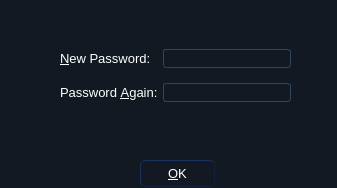
<?xml version="1.0" encoding="UTF-8"?>
<ui version="4.0">
 <class>ResetPasswordDialog</class>
 <widget class="QDialog" name="ResetPasswordDialog">
  <property name="geometry">
   <rect>
    <x>0</x>
    <y>0</y>
    <width>337</width>
    <height>188</height>
   </rect>
  </property>
  <property name="windowTitle">
   <string>New Password</string>
  </property>
  <property name="styleSheet">
   <string notr="true">    *{  
      font-size:13px;  
      color:white;  
      font-family:&quot;宋体&quot;;  
    }  
    CallWidget QLineEdit#telEdt  
    {  
      font-size:24px;  
    }  
    QMainWindow,QDialog{  
         background: qlineargradient(x1: 0, y1: 0, x2: 0, y2: 1,  
                                     stop: 0 #1B2534, stop: 0.4 #010101,  
                                     stop: 0.5 #000101, stop: 1.0 #1F2B3C);  
    }  
    QWidget{  
        background:#121922;  
    }  
    QLabel{  
       background:transparent;  
    }  
    DailForm QLineEdit#phoneLineEdt{  
      font-size:36px;  
      font-weight: bold;  
    }  
    QPushButton,QToolButton{  
        background: qlineargradient(x1: 0, y1: 0, x2: 0, y2: 1,  
                                     stop: 0 #5B5F5F, stop: 0.5 #0C2436,  
                                     stop: 1.0 #27405A);  
        border-style: outset;  
        border-width: 1px;  
        border-radius: 5px;  
        border-color: #11223F;  
        padding: 1px;  
    }  
    QPushButton::hover,QToolButton::hover{  
        background: qlineargradient(x1: 0, y1: 0, x2: 0, y2: 1,  
                                     stop: 0 #758385, stop: 0.5 #122C39,  
                                     stop: 1.0 #0E7788);  
        border-color: #11505C;  
    }  
    QPushButton::pressed,QToolButton::pressed{  
        background: qlineargradient(x1: 0, y1: 0, x2: 0, y2: 1,  
                                     stop: 0 #969B9C, stop: 0.5 #16354B,  
                                     stop: 1.0 #244F76);  
        border-color: #11505C;  
    }  
    QPushButton::disabled,QToolButton::disabled{  
        background: qlineargradient(x1: 0, y1: 0, x2: 0, y2: 1,  
                                     stop: 0 #282B2C, stop: 0.5 #09121A,  
                                     stop: 1.0 #111D29);  
        border-color: #0A1320;  
        color:#6A6864;  
    }  
    QDialog QPushButton,QDialog QToolButton{  
      min-width:30px;  
      min-height:23px;  
    }  
    QToolButton[objectName=&quot;minimizeToolBtn&quot;] {  
        background: transparent;  
        border:none;  
        image:url(qss/minimize.png)  
    }  
    QToolButton[objectName=&quot;minimizeToolBtn&quot;]:hover,QToolButton[objectName=&quot;minimizeToolBtn&quot;]:pressed {  
        image:url(qss/minimize_hover.png)  
    }  
    QToolButton[objectName=&quot;maximizeToolBtn&quot;] {  
        background: transparent;  
        border:none;  
        image:url(qss/maximize.png)  
    }  
    QToolButton[objectName=&quot;maximizeToolBtn&quot;]:hover,QToolButton[objectName=&quot;maximizeToolBtn&quot;]:pressed {  
        image:url(qss/maximize_hover.png)  
    }  
    QToolButton[objectName=&quot;closeToolBtn&quot;],QToolButton[objectName=&quot;customCloseWindow&quot;] {  
        background: transparent;  
        border:none;  
        image:url(qss/close.png)  
    }  
    QToolButton[objectName=&quot;closeToolBtn&quot;]:hover,QToolButton[objectName=&quot;closeToolBtn&quot;]:pressed{  
        image:url(qss/close_hover.png)  
    }  
    QToolButton[objectName=&quot;customCloseWindow&quot;]:hover,QToolButton[objectName=&quot;customCloseWindow&quot;]:pressed{  
        image:url(qss/close_hover.png)  
    }  
    QToolButton[objectName=&quot;titleSetUpToolBtn&quot;]{  
        background: transparent;  
        border:none;  
        image:url(qss/setup.png)  
    }  
    DailForm QToolButton#oneToolBtn,QToolButton#OneToolBtn,QToolButton#twoToolBtn,QToolButton#threeToolBtn,  
             QToolButton#fourToolBtn,QToolButton#fiveToolBtn,QToolButton#sixToolBtn,  
             QToolButton#sevenToolBtn,QToolButton#eightToolBtn,QToolButton#nineToolBtn,  
             QToolButton#starToolBtn,QToolButton#zeroToolBtn,QToolButton#sharpToolBtn {  
        font-size:36px;  
        border-radius: 10px;  
    }  
    DailForm QToolButton#delToolBtn{  
        border-radius: 10px;  
    }  
    QFrame{  
        border-color:#32435E;  
        border-width:1px;  
        border-radius: 3px;  
    }  
    QLineEdit,QTextEdit {  
        border: 1px solid #32435E;  
        border-radius: 3px;  
        /* padding: 0 8px; */  
        background: qlineargradient(x1: 0, y1: 0, x2: 0, y2: 1,  
                                     stop: 0 #080B10,  
                                     stop: 1.0 #212C3F);  
        selection-background-color: #0A246A;  
    }  
    QLineEdit::hover{  
      border-color:#5D8B9E;  
    }  
    QLineEdit[echoMode=&quot;3&quot;] {  
         lineedit-password-character: 9679;  
    }  
    #QLineEdit:read-only {  
         background: #543F7C;  
    }  
    QTabWidget::pane { /* The tab widget frame */  
         border: 0px solid #32435E;  
         position: absolute;  
         left: -0.1em;  
    }  
    QTabWidget#MainTabWidget::tab-bar {  
         left: -3px; /* move to the right by 5px */  
    }  
    QTabWidget#MainTabWidget QTabBar::tab {  
         height: 14ex;  
         width: 14ex;  
    }  
    QTabBar::tab {  
         background: qlineargradient(x1: 0, y1: 0, x2: 0, y2: 1,  
                                     stop: 0 #292F31, stop: 1 #0C131E);  
    }  
    QTabBar::tab:selected{  
         background: qlineargradient(x1: 0, y1: 0, x2: 0, y2: 1,  
                                     stop: 0 #113845,  stop: 1.0 #15A8FF);  
    }  
    QTabBar::tab:hover {  
         background: qlineargradient(x1: 0, y1: 0, x2: 0, y2: 1,  
                                     stop: 0 #113845,  stop: 1.0 #0E6F80);  
    }  
    #QTabBar::tab:selected {  
         border-color: #32435E;  
         border-right-color: #32435E; /* same as pane color */  
    }  
    #QTabBar::tab:!selected {  
         margin-left: 2px; /* make non-selected tabs look smaller */  
    }  
    #QTabBar:tab:first:selected {  
        margin-top: 0;  
    }  
    QTabBar:tab:last:selected {  
        margin-right: 0;  
    }  
    QTabBar:tab:only-one {  
         margin: 0;  
    }        
    QComboBox {  
         border: 1px solid #32435E;  
         border-radius: 3px;  
         padding: 1px 18px 1px 3px;  
         min-width: 6em;  
    }  
    QComboBox::hover{  
      border-color:#5D8B9E;  
    }  
    QComboBox:editable {  
         background: qlineargradient(x1: 0, y1: 0, x2: 0, y2: 1,  
                                     stop: 0 #080B10,  
                                     stop: 1.0 #212C3F);  
    }  
    QComboBox:!editable, QComboBox::drop-down:editable {  
          background: qlineargradient(x1: 0, y1: 0, x2: 0, y2: 1,  
                                     stop: 0 #080B10,  
                                     stop: 1.0 #212C3F);  
    }  
    /* QComboBox gets the &quot;on&quot; state when the popup is open */  
    QComboBox:!editable:on, QComboBox::drop-down:editable:on {  
         background: qlineargradient(x1: 0, y1: 0, x2: 0, y2: 1,  
                                     stop: 0 #080B10,  
                                     stop: 1.0 #212C3F);;  
    }  
    QComboBox:on { /* shift the text when the popup opens */  
         padding-top: 3px;  
         padding-left: 4px;  
    }  
    QComboBox::drop-down {  
         subcontrol-origin: padding;  
         subcontrol-position: top right;  
         width: 15px;  
         border-left-width: 1px;  
         border-left-color: 32435E;  
         border-left-style: solid; /* just a single line */  
         border-top-right-radius: 3px; /* same radius as the QComboBox */  
         border-bottom-right-radius: 3px;  
    }  
    QComboBox::down-arrow {  
         image: url(qss/downarrow.png);  
    }  
    QComboBox::down-arrow:on { /* shift the arrow when popup is open */  
         top: 1px;  
         left: 1px;  
    }  
    QComboBox QAbstractItemView {  
         border: 2px solid #32435E;  
         selection-background-color: qlineargradient(x1: 0, y1: 0, x2: 0, y2: 1,  
                                     stop: 0 #506B79,  
                                     stop: 1.0 #0D95A6);  
        background: qlineargradient(x1: 0, y1: 0, x2: 0, y2: 1,  
                                     stop: 0 #1B2534, stop: 0.4 #010101,  
                                     stop: 0.5 #000101, stop: 1.0 #1F2B3C);  
    }  </string>
  </property>
  <widget class="QPushButton" name="pushButton">
   <property name="geometry">
    <rect>
     <x>140</x>
     <y>160</y>
     <width>75</width>
     <height>27</height>
    </rect>
   </property>
   <property name="text">
    <string>&amp;OK</string>
   </property>
  </widget>
  <widget class="QLabel" name="label_3">
   <property name="geometry">
    <rect>
     <x>56</x>
     <y>120</y>
     <width>241</width>
     <height>31</height>
    </rect>
   </property>
   <property name="font">
    <font>
     <family>宋体</family>
     <pointsize>-1</pointsize>
    </font>
   </property>
   <property name="text">
    <string/>
   </property>
   <property name="margin">
    <number>-2</number>
   </property>
  </widget>
  <widget class="QWidget" name="layoutWidget">
   <property name="geometry">
    <rect>
     <x>60</x>
     <y>40</y>
     <width>231</width>
     <height>71</height>
    </rect>
   </property>
   <layout class="QGridLayout" name="gridLayout">
    <item row="0" column="0">
     <widget class="QLabel" name="label">
      <property name="text">
       <string>&amp;New Password:</string>
      </property>
      <property name="buddy">
       <cstring>lineEdit</cstring>
      </property>
     </widget>
    </item>
    <item row="0" column="1">
     <widget class="QLineEdit" name="lineEdit"/>
    </item>
    <item row="1" column="0">
     <widget class="QLabel" name="label_2">
      <property name="text">
       <string>Password &amp;Again:</string>
      </property>
      <property name="buddy">
       <cstring>lineEdit_2</cstring>
      </property>
     </widget>
    </item>
    <item row="1" column="1">
     <widget class="QLineEdit" name="lineEdit_2"/>
    </item>
   </layout>
  </widget>
 </widget>
 <tabstops>
  <tabstop>pushButton</tabstop>
  <tabstop>lineEdit</tabstop>
  <tabstop>lineEdit_2</tabstop>
 </tabstops>
 <resources/>
 <connections/>
</ui>
